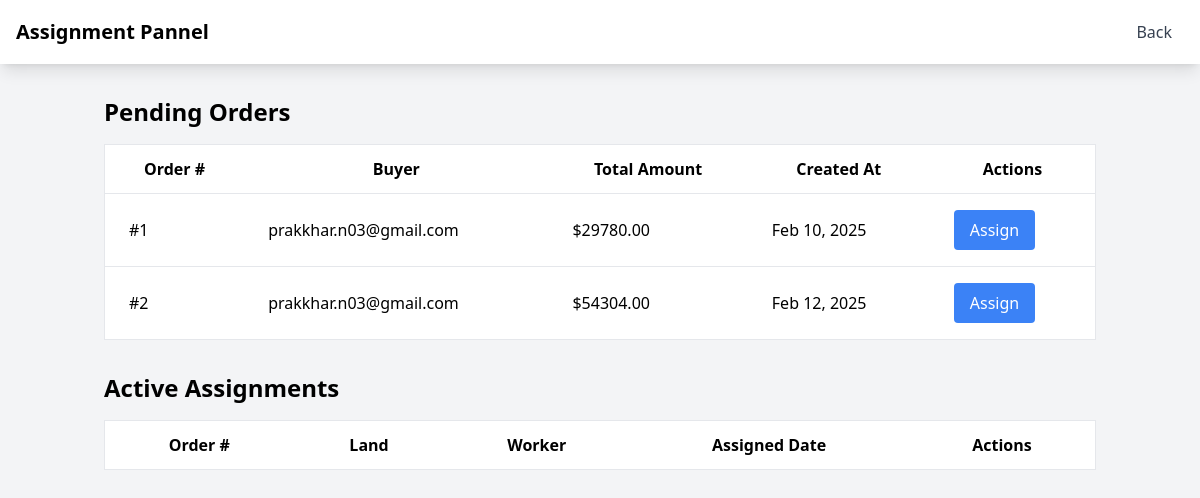
The app's page /admin-dashboard/ (signed in), older data.
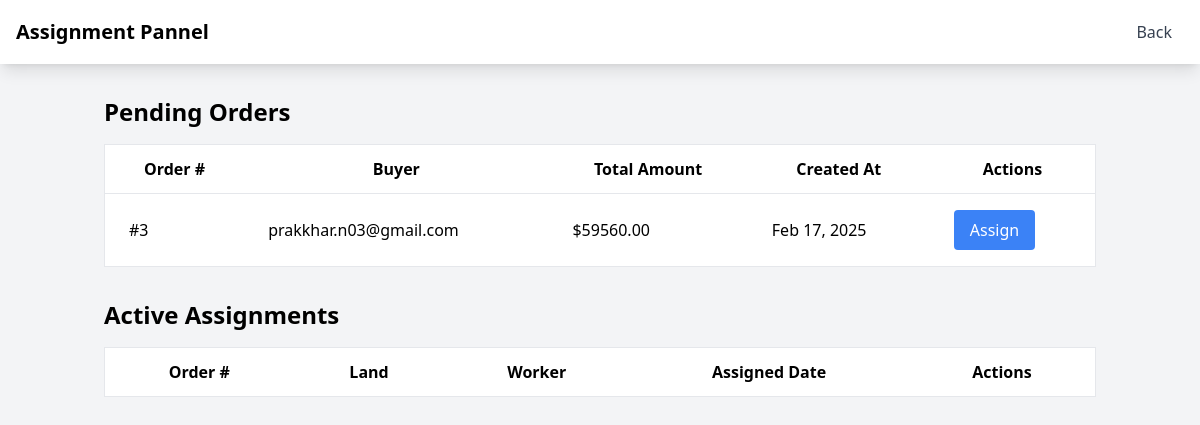
The same page, newer data.
### ACP/models.py (models this page shows, shortened)
class Order(models.Model):
    STATUS_CHOICES = [
        ('pending', 'Pending'),
        ('confirmed', 'Confirmed'),
        ('processing', 'Processing'),
        ('completed', 'Completed'),
        ('cancelled', 'Cancelled')
    ]
    buyer = models.ForeignKey(User, on_delete=models.CASCADE, related_name='orders')
    order_number = models.PositiveIntegerField(unique=True, editable=False)
    items = models.JSONField()
    total_amount = models.DecimalField(max_digits=10, decimal_places=2)
    created_at = models.DateTimeField(auto_now_add=True)
    status = models.CharField(max_length=20, choices=STATUS_CHOICES, default='pending')

### ACP/views.py (the view)
# urls.py: path('admin-dashboard/', admin_dashboard, name='admin_dashboard'),
@staff_member_required
def admin_dashboard(request):
    context = {
        'pending_orders': Order.objects.filter(status='pending'),
        'free_lands': Land.objects.filter(current_state='free', status='approved'),
        'free_workers': UserProfile.objects.filter(
            user_type='worker',
            is_available=True
        ).select_related('user'),
        'active_assignments': LandAssignment.objects.filter(status='active'),
    }
    return render(request, 'dashboard.html', context)

### ACP/templates/dashboard.html (shortened to what this page needs)
<!DOCTYPE html>
<html lang="en">
<head>
    {% load static %}
    <script src="https://cdn.tailwindcss.com"></script>
</head>
<body class="bg-gray-100">
    <nav class="bg-white shadow-lg" >
        <div class="max-w-7xl mx-auto px-4">
            <div class="flex justify-between h-16">
                <div class="flex items-center">
                    <span class="text-xl font-semibold">Assignment Pannel</span>
                </div>
                <div class="flex items-center">
                    <a href="/admin" class="text-gray-700 hover:text-gray-900 px-3 py-2">Back</a>
                </div>
            </div>
        </div>
    </nav>
    <div class="container mx-auto px-4 py-8">
        <div class="mb-8">
            <h2 class="text-2xl font-semibold mb-4">Pending Orders</h2>
            <div class="overflow-x-auto">
                <table class="min-w-full bg-white border">
                    <thead>
                        <tr>
                            <th class="px-6 py-3 border-b">Order #</th>
                            <th class="px-6 py-3 border-b">Buyer</th>
                            <th class="px-6 py-3 border-b">Total Amount</th>
                            <th class="px-6 py-3 border-b">Created At</th>
                            <th class="px-6 py-3 border-b">Actions</th>
                        </tr>
                    </thead>
                    <tbody>
                        {% for order in pending_orders %}
                        <tr>
                            <td class="px-6 py-4 border-b">#{{ order.order_number }}</td>
                            <td class="px-6 py-4 border-b">{{ order.buyer.username }}</td>
                            <td class="px-6 py-4 border-b">${{ order.total_amount }}</td>
                            <td class="px-6 py-4 border-b">{{ order.created_at|date:"M d, Y" }}</td>
                            <td class="px-6 py-4 border-b">
                                <button
                                    onclick="showAssignmentModal('{{ order.id }}')"
                                    class="bg-blue-500 text-white px-4 py-2 rounded">
                                    Assign
                                </button>
                            </td>
                        </tr>
                        {% endfor %}
                    </tbody>
                </table>
            </div>
        </div>
        <div class="mb-8">
            <h2 class="text-2xl font-semibold mb-4">Active Assignments</h2>
            <div class="overflow-x-auto">
                <table class="min-w-full bg-white border">
                    <thead>
                        <tr>
                            <th class="px-6 py-3 border-b">Order #</th>
                            <th class="px-6 py-3 border-b">Land</th>
                            <th class="px-6 py-3 border-b">Worker</th>
                            <th class="px-6 py-3 border-b">Assigned Date</th>
                            <th class="px-6 py-3 border-b">Actions</th>
                        </tr>
                    </thead>
                </table>
            </div>
        </div>
    </div>
</body>
</html>

Row changes from the older to the newer data that the page shows:
no longer on this page (row edited): Order: order_number "1", buyer.username "prakkhar.n03@gmail.com", total_amount "29780.00", created_at "Feb 10, 2025"
no longer on this page (row edited): Order: order_number "2", buyer.username "prakkhar.n03@gmail.com", total_amount "54304.00", created_at "Feb 12, 2025"
added Order: order_number "3", buyer.username "prakkhar.n03@gmail.com", total_amount "59560.00", created_at "Feb 17, 2025"
